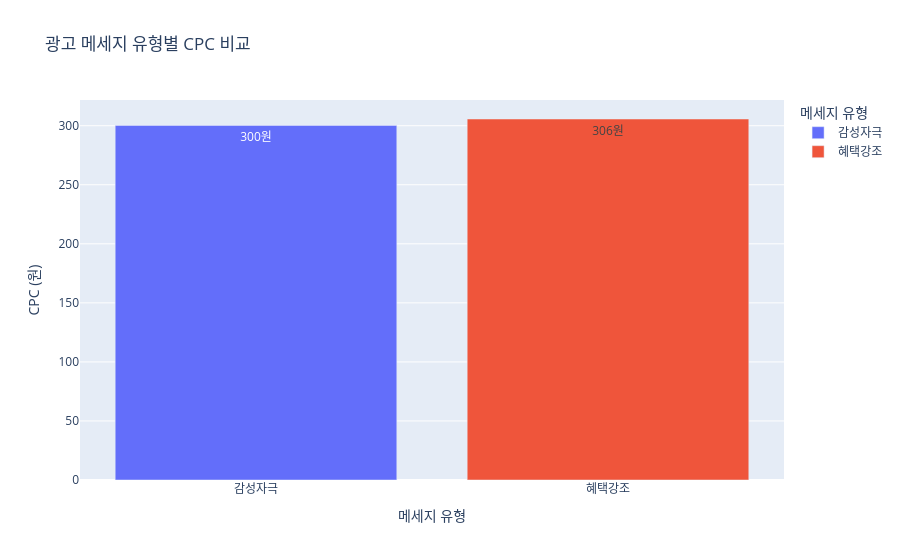

The notebook cell this image was saved under:
### Code cell
fig = px.bar(
    message,
    x="메세지 유형",
    y="CPC",
    color="메세지 유형",
    text_auto=".2f",
    title="광고 메세지 유형별 CPC 비교"
)

fig.update_traces(texttemplate="%{y:,.0f}원")

fig.update_layout(
    xaxis_title="메세지 유형",
    yaxis_title="CPC (원)"
)

fig.show()

### Figure 1 — Plotly figure (JSON) as saved in the notebook; plotly's stock layout.template omitted (floating-point values rounded to 4 significant figures)
{"data": [{"hovertemplate": "메세지 유형=%{x}<br>CPC=%{y}<extra></extra>", "legendgroup": "감성자극", "marker": {"color": "#636efa", "pattern": {"shape": ""}}, "name": "감성자극", "orientation": "v", "showlegend": true, "textposition": "auto", "texttemplate": "%{y:,.0f}원", "type": "bar", "x": ["감성자극"], "xaxis": "x", "y": [300.3], "yaxis": "y"}, {"hovertemplate": "메세지 유형=%{x}<br>CPC=%{y}<extra></extra>", "legendgroup": "혜택강조", "marker": {"color": "#EF553B", "pattern": {"shape": ""}}, "name": "혜택강조", "orientation": "v", "showlegend": true, "textposition": "auto", "texttemplate": "%{y:,.0f}원", "type": "bar", "x": ["혜택강조"], "xaxis": "x", "y": [305.7], "yaxis": "y"}], "layout": {"barmode": "relative", "legend": {"title": {"text": "메세지 유형"}, "tracegroupgap": 0}, "title": {"text": "광고 메세지 유형별 CPC 비교"}, "xaxis": {"anchor": "y", "categoryarray": ["감성자극", "혜택강조"], "categoryorder": "array", "domain": [0, 1], "title": {"text": "메세지 유형"}}, "yaxis": {"anchor": "x", "domain": [0, 1], "title": {"text": "CPC (원)"}}}}
